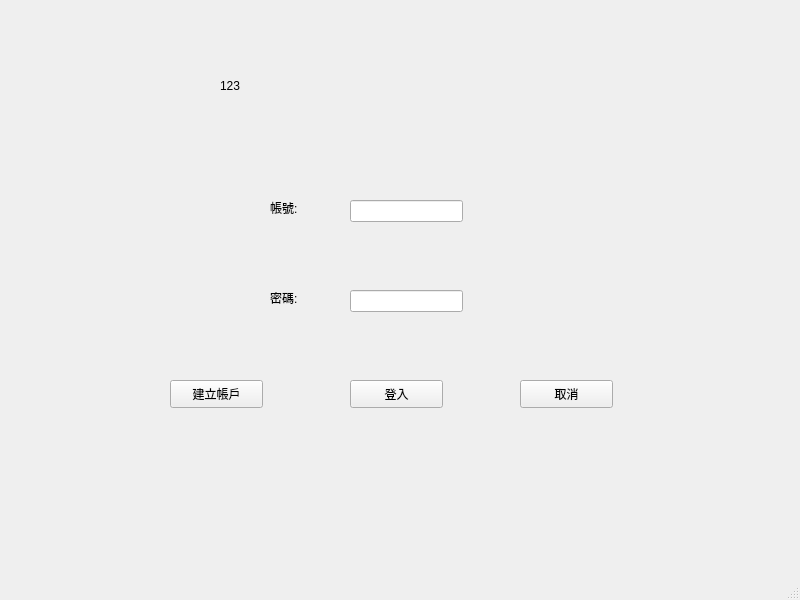
<?xml version="1.0" encoding="UTF-8"?>
<ui version="4.0">
 <class>loginWindow</class>
 <widget class="QMainWindow" name="loginWindow">
  <property name="geometry">
   <rect>
    <x>0</x>
    <y>0</y>
    <width>800</width>
    <height>600</height>
   </rect>
  </property>
  <property name="windowTitle">
   <string>MainWindow</string>
  </property>
  <widget class="QWidget" name="centralwidget">
   <widget class="QLineEdit" name="lineEdit">
    <property name="geometry">
     <rect>
      <x>350</x>
      <y>200</y>
      <width>113</width>
      <height>22</height>
     </rect>
    </property>
   </widget>
   <widget class="QLabel" name="label">
    <property name="geometry">
     <rect>
      <x>270</x>
      <y>200</y>
      <width>58</width>
      <height>15</height>
     </rect>
    </property>
    <property name="text">
     <string>帳號:</string>
    </property>
   </widget>
   <widget class="QLabel" name="label_2">
    <property name="geometry">
     <rect>
      <x>270</x>
      <y>290</y>
      <width>58</width>
      <height>15</height>
     </rect>
    </property>
    <property name="text">
     <string>密碼:</string>
    </property>
   </widget>
   <widget class="QLineEdit" name="lineEdit_2">
    <property name="geometry">
     <rect>
      <x>350</x>
      <y>290</y>
      <width>113</width>
      <height>22</height>
     </rect>
    </property>
   </widget>
   <widget class="QPushButton" name="pushButton">
    <property name="geometry">
     <rect>
      <x>170</x>
      <y>380</y>
      <width>93</width>
      <height>28</height>
     </rect>
    </property>
    <property name="text">
     <string>建立帳戶</string>
    </property>
   </widget>
   <widget class="QPushButton" name="pushButton_2">
    <property name="geometry">
     <rect>
      <x>350</x>
      <y>380</y>
      <width>93</width>
      <height>28</height>
     </rect>
    </property>
    <property name="text">
     <string>登入</string>
    </property>
   </widget>
   <widget class="QPushButton" name="pushButton_3">
    <property name="geometry">
     <rect>
      <x>520</x>
      <y>380</y>
      <width>93</width>
      <height>28</height>
     </rect>
    </property>
    <property name="text">
     <string>取消</string>
    </property>
   </widget>
   <widget class="QLabel" name="label_3">
    <property name="geometry">
     <rect>
      <x>220</x>
      <y>40</y>
      <width>361</width>
      <height>91</height>
     </rect>
    </property>
    <property name="text">
     <string>123</string>
    </property>
   </widget>
  </widget>
  <widget class="QMenuBar" name="menubar">
   <property name="geometry">
    <rect>
     <x>0</x>
     <y>0</y>
     <width>800</width>
     <height>25</height>
    </rect>
   </property>
  </widget>
  <widget class="QStatusBar" name="statusbar"/>
 </widget>
 <resources/>
 <connections/>
</ui>
